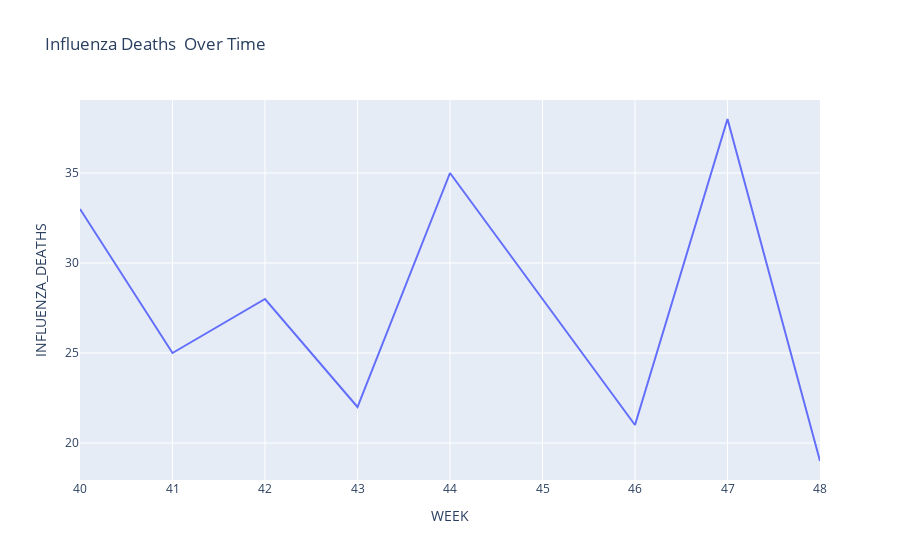

The notebook cell this image was saved under:
### Code cell
fig = px.line(merged_data, x='WEEK', y='INFLUENZA_DEATHS', title='Influenza Deaths  Over Time')
fig.show()
fig.write_image("figure1.png")

### Figure 1 — Plotly figure (JSON) as saved in the notebook; plotly's stock layout.template omitted (floating-point values rounded to 4 significant figures; data arrays with more than 128 entries replaced by an {"elided": "..."} marker saying what was removed)
{"data": [{"hovertemplate": "WEEK=%{x}<br>INFLUENZA_DEATHS=%{y}<extra></extra>", "legendgroup": "", "line": {"color": "#636efa", "dash": "solid"}, "marker": {"symbol": "circle"}, "mode": "lines", "name": "", "orientation": "v", "showlegend": false, "type": "scatter", "x": {"elided": "450 int values"}, "xaxis": "x", "y": {"elided": "450 int values"}, "yaxis": "y"}], "layout": {"legend": {"tracegroupgap": 0}, "title": {"text": "Influenza Deaths  Over Time"}, "xaxis": {"anchor": "y", "domain": [0, 1], "title": {"text": "WEEK"}}, "yaxis": {"anchor": "x", "domain": [0, 1], "title": {"text": "INFLUENZA_DEATHS"}}}}
